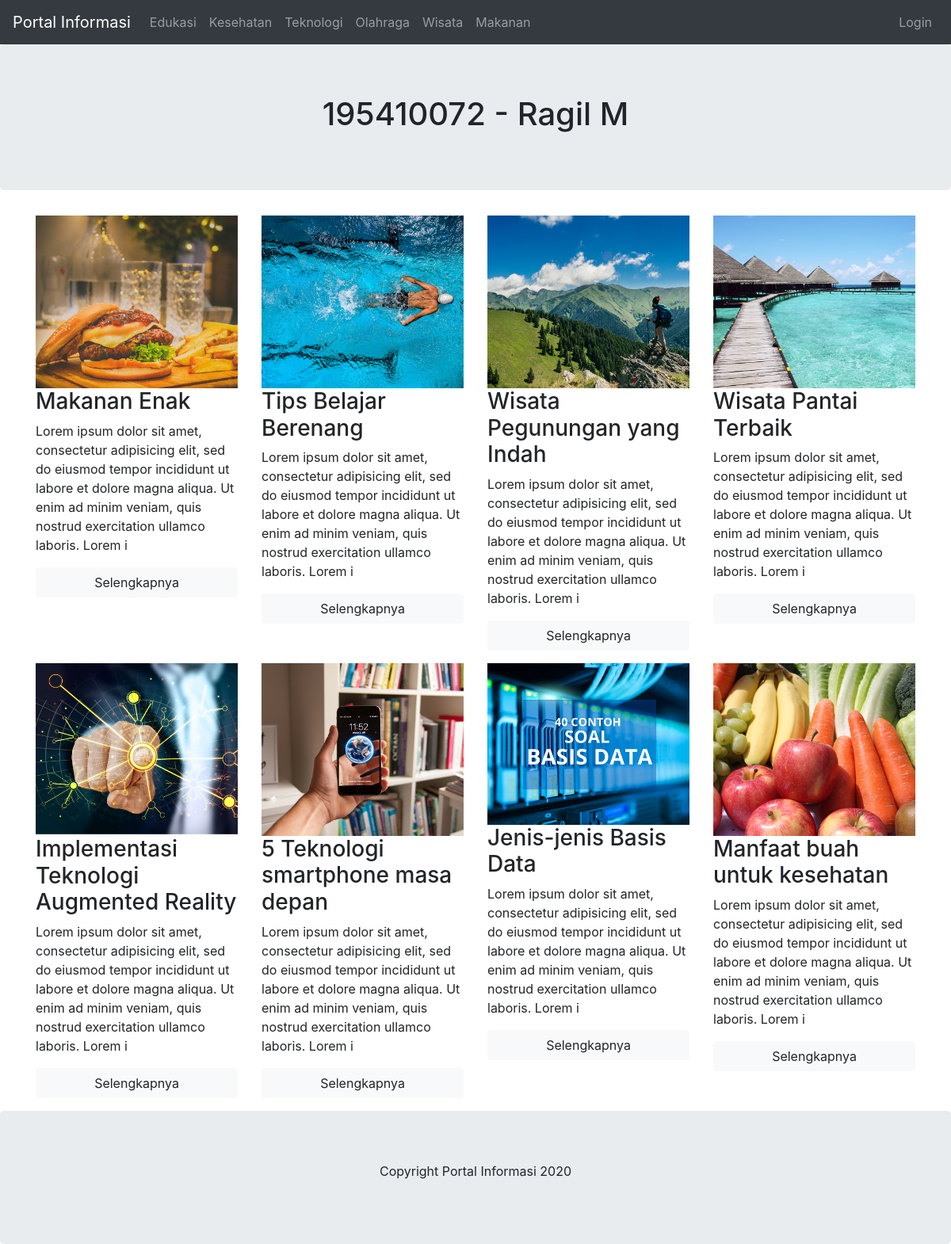
The app's page /app/index.php?halaman=home (signed in) with its own data.
### tables this page shows
CREATE TABLE `profil` (
  `nama_website` varchar(50) NOT NULL
);

CREATE TABLE `kategori` (
  `id_kategori` int(11) NOT NULL,
  `nama_kategori` varchar(50) NOT NULL,
  `gambar_kategori` varchar(200) NOT NULL DEFAULT 'gambar_default.png'
);

CREATE TABLE `artikel` (
  `id_artikel` int(11) NOT NULL,
  `kode_artikel` char(10) NOT NULL,
  `judul_artikel` varchar(100) NOT NULL,
  `isi_artikel` text NOT NULL,
  `gambar` varchar(100) NOT NULL DEFAULT 'gambar_default.png',
  `tanggal` datetime NOT NULL,
  `status` int(11) NOT NULL,
  `id_kategori` int(11) NOT NULL,
  `id_pengguna` int(11) NOT NULL
);

### app/index.php (the view, shortened to what this page needs)
<!DOCTYPE html>
<html lang="en">
<head>
    <link rel="stylesheet" href="bootstrap/css/bootstrap.min.css">
</head>
<body>
<nav class="navbar navbar-expand-md bg-dark navbar-dark">
    <?php
        include 'config/database.php';
        $ambil_kategori = mysqli_query ($kon,"select * from profil limit 1");
        $row = mysqli_fetch_assoc($ambil_kategori);
        $nama_website = $row['nama_website'];
    ?>
    <a class="navbar-brand" href="index.php?halaman=home"><?php echo $nama_website;?></a>
    <div class="collapse navbar-collapse" id="collapsibleNavbar">
        <ul class="navbar-nav">
        <?php
            include 'config/database.php';
            $sql="select * from kategori";
            $hasil=mysqli_query($kon,$sql);
            while ($data = mysqli_fetch_array($hasil)):
        ?>
            <li class="nav-item">
                <a class="nav-link" href="index.php?halaman=home&kategori=<?php echo $data['id_kategori']; ?>"><?php echo $data['nama_kategori'];?></a>
            </li>
            <?php endwhile; ?>
        </ul>
        <ul class="navbar-nav  ml-auto">
            <?php
                if (isset($_SESSION["id_pengguna"])) {
                        echo " <li><a class='nav-link' href='admin/index.php?halaman=kategori'>Halaman Admin</a></li>";
                }else {
                    echo " <li><a class='nav-link' href='index.php?halaman=login'><span class='fas fa-log-in'></span> Login</a></li>";
                }
            ?>
        </ul>
    </div>
</nav>
<div class="jumbotron text-center">
<?php
    $judul="195410072 - Ragil M";
    include 'config/database.php';
?>
    <h1><?php echo $judul;?></h1>
</div>
<div class="container">
<?php
    if(isset($_GET['halaman'])){
        $halaman = $_GET['halaman'];
        switch ($halaman) {
            case 'home':
                include "home.php";
                break;
        }
    }else {
        include "home.php";
    }
?>
</div>
<div class="jumbotron text-center" style="margin-bottom:0">
    <p>Copyright <?php echo $nama_website;?> 2020</p>
</div>
</body>
</html>

### app/home.php
<div class="row">
<?php
    include 'config/database.php';
    if (isset($_GET['kategori'])) {
        $sql="select * from artikel where status=1 and id_kategori=".$_GET['kategori']." order by id_artikel desc";
    }else {
        $sql="select * from artikel where status=1 order by id_artikel desc";
    }
    $hasil=mysqli_query($kon,$sql);
    $jumlah = mysqli_num_rows($hasil);
    if ($jumlah>0){
        while ($data = mysqli_fetch_array($hasil)):
    ?>
        <div class="col-sm-3">
            <div class="thumbnail">
                <a href="index.php?halaman=artikel&id=<?php echo $data['id_artikel'];?>"><img src="admin/artikel/gambar/<?php echo $data['gambar'];?>" width="100%" alt="Cinque Terre"></a>
                <div class="caption">
                    <h3><?php echo $data['judul_artikel'];?></h3>
                    <p>
                    <?php
                    $ambil=$data["isi_artikel"];
                    $panjang = strip_tags(html_entity_decode($ambil,ENT_QUOTES,"ISO-8859-1"));
                    echo substr($panjang, 0, 200);?>
                    </p>
                    <p><a href="index.php?halaman=artikel&id=<?php echo $data['id_artikel'];?>" class="btn btn-light btn-block" role="button">Selengkapnya</a></p>
                </div>
            </div>
        </div>
        <?php
        endwhile;
    }else {
        echo "<div class='alert alert-warning'> Tidak ada artikel pada kategori ini.</div>";
    };
     ?>
</div>

### records on screen
profil: nama_website "Portal Informasi"
kategori: nama_kategori "Edukasi"
kategori: nama_kategori "Kesehatan"
kategori: nama_kategori "Teknologi"
kategori: nama_kategori "Olahraga"
kategori: nama_kategori "Wisata"
kategori: nama_kategori "Makanan"
artikel: gambar (picture), judul_artikel "Makanan Enak", isi_artikel "Lorem ipsum dolor sit amet, consectetur adipisicing elit, sed do eiusmod tempor incididunt ut labore et dolore magna aliqua. Ut enim ad minim veniam, quis nostrud exercitation ullamco laboris. Lorem i"
artikel: gambar (picture), judul_artikel "Tips Belajar Berenang", isi_artikel "Lorem ipsum dolor sit amet, consectetur adipisicing elit, sed do eiusmod tempor incididunt ut labore et dolore magna aliqua. Ut enim ad minim veniam, quis nostrud exercitation ullamco laboris. Lorem i"
artikel: gambar (picture), judul_artikel "Wisata Pegunungan yang Indah", isi_artikel "Lorem ipsum dolor sit amet, consectetur adipisicing elit, sed do eiusmod tempor incididunt ut labore et dolore magna aliqua. Ut enim ad minim veniam, quis nostrud exercitation ullamco laboris. Lorem i"
artikel: gambar (picture), judul_artikel "Wisata Pantai Terbaik", isi_artikel "Lorem ipsum dolor sit amet, consectetur adipisicing elit, sed do eiusmod tempor incididunt ut labore et dolore magna aliqua. Ut enim ad minim veniam, quis nostrud exercitation ullamco laboris. Lorem i"
artikel: gambar (picture), judul_artikel "Implementasi Teknologi Augmented Reality", isi_artikel "Lorem ipsum dolor sit amet, consectetur adipisicing elit, sed do eiusmod tempor incididunt ut labore et dolore magna aliqua. Ut enim ad minim veniam, quis nostrud exercitation ullamco laboris. Lorem i"
artikel: gambar (picture), judul_artikel "5 Teknologi smartphone masa depan", isi_artikel "Lorem ipsum dolor sit amet, consectetur adipisicing elit, sed do eiusmod tempor incididunt ut labore et dolore magna aliqua. Ut enim ad minim veniam, quis nostrud exercitation ullamco laboris. Lorem i"
artikel: gambar (picture), judul_artikel "Jenis-jenis Basis Data", isi_artikel "Lorem ipsum dolor sit amet, consectetur adipisicing elit, sed do eiusmod tempor incididunt ut labore et dolore magna aliqua. Ut enim ad minim veniam, quis nostrud exercitation ullamco laboris. Lorem i"
artikel: gambar (picture), judul_artikel "Manfaat buah untuk kesehatan", isi_artikel "Lorem ipsum dolor sit amet, consectetur adipisicing elit, sed do eiusmod tempor incididunt ut labore et dolore magna aliqua. Ut enim ad minim veniam, quis nostrud exercitation ullamco laboris. Lorem i"

### other values on screen
$judul "195410072 - Ragil M"
